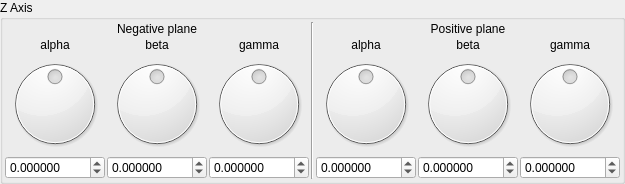
       <widget class="QGroupBox" name="groupBox_7">
        <property name="title">
         <string>Z Axis</string>
        </property>
        <layout class="QVBoxLayout" name="verticalLayout_7">
         <property name="spacing">
          <number>2</number>
         </property>
         <property name="leftMargin">
          <number>2</number>
         </property>
         <property name="topMargin">
          <number>2</number>
         </property>
         <property name="rightMargin">
          <number>2</number>
         </property>
         <property name="bottomMargin">
          <number>2</number>
         </property>
         <item>
          <layout class="QGridLayout" name="gridLayout_7">
           <property name="spacing">
            <number>2</number>
           </property>
           <item row="1" column="2">
            <widget class="QLabel" name="label_38">
             <property name="text">
              <string notr="true">gamma</string>
             </property>
             <property name="alignment">
              <set>Qt::AlignCenter</set>
             </property>
            </widget>
           </item>
           <item row="3" column="5">
            <widget class="MyDoubleSpinBox" name="spinboxd3_mandelbox_rotation_pos_3_y">
             <property name="sizePolicy">
              <sizepolicy hsizetype="Minimum" vsizetype="Maximum">
               <horstretch>0</horstretch>
               <verstretch>0</verstretch>
              </sizepolicy>
             </property>
             <property name="prefix">
              <string/>
             </property>
             <property name="suffix">
              <string/>
             </property>
             <property name="decimals">
              <number>6</number>
             </property>
             <property name="minimum">
              <double>-180.000000000000000</double>
             </property>
             <property name="maximum">
              <double>180.000000000000000</double>
             </property>
             <property name="singleStep">
              <double>1.000000000000000</double>
             </property>
            </widget>
           </item>
           <item row="1" column="0">
            <widget class="QLabel" name="label_41">
             <property name="text">
              <string notr="true">alpha</string>
             </property>
             <property name="alignment">
              <set>Qt::AlignCenter</set>
             </property>
            </widget>
           </item>
           <item row="2" column="2">
            <widget class="QDial" name="dial3_mandelbox_rotation_neg_3_z">
             <property name="minimum">
              <number>-18000</number>
             </property>
             <property name="maximum">
              <number>18000</number>
             </property>
             <property name="wrapping">
              <bool>true</bool>
             </property>
            </widget>
           </item>
           <item row="2" column="6">
            <widget class="QDial" name="dial3_mandelbox_rotation_pos_3_z">
             <property name="minimum">
              <number>-18000</number>
             </property>
             <property name="maximum">
              <number>18000</number>
             </property>
             <property name="wrapping">
              <bool>true</bool>
             </property>
            </widget>
           </item>
           <item row="1" column="6">
            <widget class="QLabel" name="label_42">
             <property name="text">
              <string notr="true">gamma</string>
             </property>
             <property name="alignment">
              <set>Qt::AlignCenter</set>
             </property>
            </widget>
           </item>
           <item row="0" column="4" colspan="3">
            <widget class="QLabel" name="label_43">
             <property name="text">
              <string>Positive plane</string>
             </property>
             <property name="alignment">
              <set>Qt::AlignCenter</set>
             </property>
            </widget>
           </item>
           <item row="0" column="0" colspan="3">
            <widget class="QLabel" name="label_44">
             <property name="text">
              <string>Negative plane</string>
             </property>
             <property name="alignment">
              <set>Qt::AlignCenter</set>
             </property>
            </widget>
           </item>
           <item row="2" column="1">
            <widget class="QDial" name="dial3_mandelbox_rotation_neg_3_y">
             <property name="minimum">
              <number>-18000</number>
             </property>
             <property name="maximum">
              <number>18000</number>
             </property>
             <property name="wrapping">
              <bool>true</bool>
             </property>
            </widget>
           </item>
           <item row="1" column="1">
            <widget class="QLabel" name="label_45">
             <property name="text">
              <string notr="true">beta</string>
             </property>
             <property name="alignment">
              <set>Qt::AlignCenter</set>
             </property>
            </widget>
           </item>
           <item row="2" column="4">
            <widget class="QDial" name="dial3_mandelbox_rotation_pos_3_x">
             <property name="minimum">
              <number>-18000</number>
             </property>
             <property name="maximum">
              <number>18000</number>
             </property>
             <property name="wrapping">
              <bool>true</bool>
             </property>
            </widget>
           </item>
           <item row="2" column="5">
            <widget class="QDial" name="dial3_mandelbox_rotation_pos_3_y">
             <property name="minimum">
              <number>-18000</number>
             </property>
             <property name="maximum">
              <number>18000</number>
             </property>
             <property name="wrapping">
              <bool>true</bool>
             </property>
            </widget>
           </item>
           <item row="3" column="6">
            <widget class="MyDoubleSpinBox" name="spinboxd3_mandelbox_rotation_pos_3_z">
             <property name="sizePolicy">
              <sizepolicy hsizetype="Minimum" vsizetype="Maximum">
               <horstretch>0</horstretch>
               <verstretch>0</verstretch>
              </sizepolicy>
             </property>
             <property name="prefix">
              <string/>
             </property>
             <property name="suffix">
              <string/>
             </property>
             <property name="decimals">
              <number>6</number>
             </property>
             <property name="minimum">
              <double>-180.000000000000000</double>
             </property>
             <property name="maximum">
              <double>180.000000000000000</double>
             </property>
             <property name="singleStep">
              <double>1.000000000000000</double>
             </property>
            </widget>
           </item>
           <item row="3" column="4">
            <widget class="MyDoubleSpinBox" name="spinboxd3_mandelbox_rotation_pos_3_x">
             <property name="sizePolicy">
              <sizepolicy hsizetype="Minimum" vsizetype="Maximum">
               <horstretch>0</horstretch>
               <verstretch>0</verstretch>
              </sizepolicy>
             </property>
             <property name="prefix">
              <string/>
             </property>
             <property name="suffix">
              <string/>
             </property>
             <property name="decimals">
              <number>6</number>
             </property>
             <property name="minimum">
              <double>-180.000000000000000</double>
             </property>
             <property name="maximum">
              <double>180.000000000000000</double>
             </property>
             <property name="singleStep">
              <double>1.000000000000000</double>
             </property>
            </widget>
           </item>
           <item row="3" column="1">
            <widget class="MyDoubleSpinBox" name="spinboxd3_mandelbox_rotation_neg_3_y">
             <property name="sizePolicy">
              <sizepolicy hsizetype="Minimum" vsizetype="Maximum">
               <horstretch>0</horstretch>
               <verstretch>0</verstretch>
              </sizepolicy>
             </property>
             <property name="prefix">
              <string/>
             </property>
             <property name="suffix">
              <string/>
             </property>
             <property name="decimals">
              <number>6</number>
             </property>
             <property name="minimum">
              <double>-180.000000000000000</double>
             </property>
             <property name="maximum">
              <double>180.000000000000000</double>
             </property>
             <property name="singleStep">
              <double>1.000000000000000</double>
             </property>
            </widget>
           </item>
           <item row="3" column="2">
            <widget class="MyDoubleSpinBox" name="spinboxd3_mandelbox_rotation_neg_3_z">
             <property name="sizePolicy">
              <sizepolicy hsizetype="Minimum" vsizetype="Maximum">
               <horstretch>0</horstretch>
               <verstretch>0</verstretch>
              </sizepolicy>
             </property>
             <property name="prefix">
              <string/>
             </property>
             <property name="suffix">
              <string/>
             </property>
             <property name="decimals">
              <number>6</number>
             </property>
             <property name="minimum">
              <double>-180.000000000000000</double>
             </property>
             <property name="maximum">
              <double>180.000000000000000</double>
             </property>
             <property name="singleStep">
              <double>1.000000000000000</double>
             </property>
            </widget>
           </item>
           <item row="1" column="4">
            <widget class="QLabel" name="label_39">
             <property name="text">
              <string notr="true">alpha</string>
             </property>
             <property name="alignment">
              <set>Qt::AlignCenter</set>
             </property>
            </widget>
           </item>
           <item row="1" column="5">
            <widget class="QLabel" name="label_40">
             <property name="text">
              <string notr="true">beta</string>
             </property>
             <property name="alignment">
              <set>Qt::AlignCenter</set>
             </property>
            </widget>
           </item>
           <item row="3" column="0">
            <widget class="MyDoubleSpinBox" name="spinboxd3_mandelbox_rotation_neg_3_x">
             <property name="sizePolicy">
              <sizepolicy hsizetype="Minimum" vsizetype="Maximum">
               <horstretch>0</horstretch>
               <verstretch>0</verstretch>
              </sizepolicy>
             </property>
             <property name="prefix">
              <string/>
             </property>
             <property name="suffix">
              <string/>
             </property>
             <property name="decimals">
              <number>6</number>
             </property>
             <property name="minimum">
              <double>-180.000000000000000</double>
             </property>
             <property name="maximum">
              <double>180.000000000000000</double>
             </property>
             <property name="singleStep">
              <double>1.000000000000000</double>
             </property>
            </widget>
           </item>
           <item row="2" column="0">
            <widget class="QDial" name="dial3_mandelbox_rotation_neg_3_x">
             <property name="minimum">
              <number>-18000</number>
             </property>
             <property name="maximum">
              <number>18000</number>
             </property>
             <property name="invertedAppearance">
              <bool>false</bool>
             </property>
             <property name="wrapping">
              <bool>true</bool>
             </property>
             <property name="notchesVisible">
              <bool>false</bool>
             </property>
            </widget>
           </item>
           <item row="0" column="3" rowspan="4">
            <widget class="Line" name="line_3">
             <property name="orientation">
              <enum>Qt::Vertical</enum>
             </property>
            </widget>
           </item>
          </layout>
         </item>
        </layout>
       </widget>
